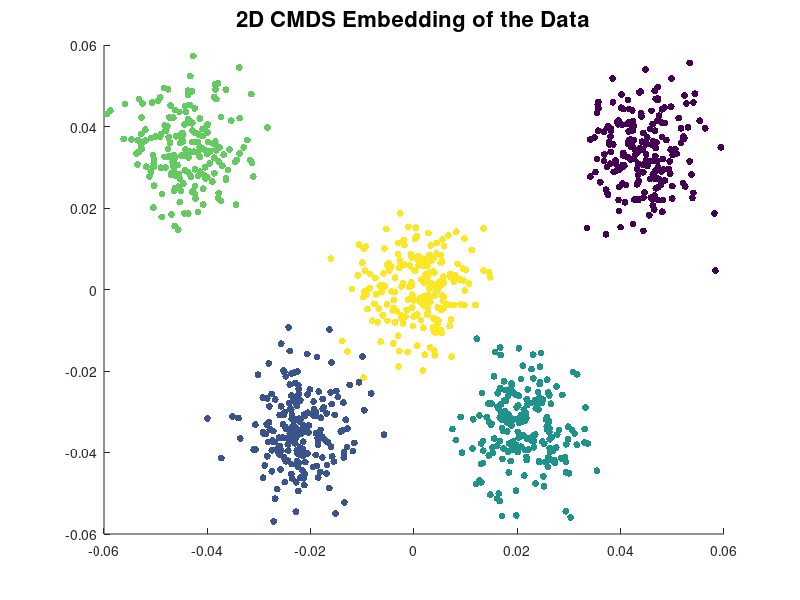

Source code (MATLAB):
% Record of parameters chosen and set-up
n = 200;
%d = 1000; %for paper example
d = 200; 
Means = [2 1; -1 -1; 1 -1; -2 1; 0 0];
k = size(Means,1);
N = k*n;
sigma = .25;
M = [Means zeros(k,d-2)]; %augment with zeros

X = [ones(n,1)*M(1,:)+sigma*randn(n,d); 
     ones(n,1)*M(2,:)+sigma*randn(n,d); 
     ones(n,1)*M(3,:)+sigma*randn(n,d);
     ones(n,1)*M(4,:)+sigma*randn(n,d);
     ones(n,1)*M(5,:)+sigma*randn(n,d)];

GT = [ones(1,n) 2*ones(1,n) 3*ones(1,n) 4*ones(1,n) 5*ones(1,n)];

centeredX = X - ones(N,1)*mean(X);
[V, D] = eig(centeredX*centeredX');
[D, I] = sort(diag(D), 'descend');
 V = V(:,I);
 % % SL clustering on MDS embedding:
 %Z = linkage(V(:,1:r)*sqrt(diag(D(1:r))),'single');
 %clustering = cluster(Z,'Maxclust',k);
 
 %% Estimate r:

ExpRatio = D(1:end-1)./D(2:end);
ratio_r_est = find(max(ExpRatio(1:100))==ExpRatio)
ExpDiff = D(1:end-1)-D(2:end);
maxgap_r_est = find(max(ExpDiff(1:100))==ExpDiff)
 
 %% Cluster using ratio
 
 r=200;
 %r=ratio_r_est;
 MDS_clustering = kmeans(V(:,1:r)*sqrt(diag(D(1:r))),k,'replicates',10);
 M = confusionmat(GT, MDS_clustering);
 ClusterCounts = M(any(M,2),any(M,1));
 % Note: each row of ClusterCounts is a cancer, each column is a k-means
 % cluster
 
 ClassAccuracies_ratio = max(ClusterCounts,[],2)./sum(ClusterCounts,2)
 OverallAccuracy_ratio = sum(max(ClusterCounts,[],2))/sum(sum(ClusterCounts,2))
 
  %% Cluster using max gap
 
 r=maxgap_r_est;
 MDS_clustering = kmeans(V(:,1:r)*sqrt(diag(D(1:r))),k,'replicates',10);
 M = confusionmat(GT, MDS_clustering);
 ClusterCounts = M(any(M,2),any(M,1));
 % Note: each row of ClusterCounts is a cancer, each column is a k-means
 % cluster
 
 ClassAccuracies_maxgap = max(ClusterCounts,[],2)./sum(ClusterCounts,2)
 OverallAccuracy_maxgap = sum(max(ClusterCounts,[],2))/sum(sum(ClusterCounts,2))


%%
figure
scatter(V(:,1),V(:,2),25,GT,'filled')
title('2D CMDS Embedding of the Data','fontsize',16)

% %% Compute Spectral Embedding of the data:
% Dis = zeros(N,N);
% for i=1:N
%     for j=1:N
%         Dis(i,j) = norm(X(i,:)-X(j,:));
%     end
% end
% 
% b=prctile(Dis(:),5);
% W = exp(-Dis.^2/b^2);
% 
% Deg = diag(sum(W,1));
% 
% SymLap = eye(N) - (Deg^(-.5))*W*(Deg^(-.5));
% 
% [V2, D2] = eig(SymLap);
% [D2, I2] = sort(diag(D2), 'ascend');
%  V2 = V2(:,I2);
%  
%  figure
% %scatter(V2(:,1),V2(:,2),25,GT,'filled')
% scatter(V2(:,2),V2(:,3),25,GT,'filled')
% title('Spectral Clustering Embedding','fontsize',16)

% %% Hierarchical Clustering directly on distances
% 
%  %% Compare with SLC
%  %Z = linkage(squareform(Dis),'single');
%  %Z = linkage(X,'single');
%  %Z = linkage(X,'average');
%  %Z = linkage(X,'centroid');
%  %Z = linkage(X,'median');
%  %Z = linkage(X,'weighted');
%  %Z = linkage(X,'complete');
%  Z = linkage(X,'ward');
%  %Z = linkage(squareform(Dis),'average');
%  SL_clustering = cluster(Z,'MaxClust',k);
%  
%  M2 = confusionmat(GT, SL_clustering);
%  ClusterCounts2 = M2(any(M2,2),any(M2,1))
%  % Note: each row of ClusterCounts is a cancer, each column is a k-means
%  % cluster
%  
%  ClassAccuracies2 = max(ClusterCounts2,[],2)./sum(ClusterCounts2,2)
%  OverallAccuracy2 = sum(max(ClusterCounts2,[],2))/sum(sum(ClusterCounts2,2))
%  
%  figure
%  scatter(X(:,1),X(:,2),25,SL_clustering,'filled')
% title('Hierarchical Clustering Results','fontsize',16)
% % 
% %  figure
% %  %dendrogram(Z,'Labels',GT)
% % %  [H,T] = dendrogram(Z,'colorthreshold',29.14);
% 
% %% For fun let's try PCA:
% 
% [V3, D3] = eig(centeredX'*centeredX);
% [D3, I3] = sort(diag(D3), 'descend');
%  V3 = V3(:,I3);
%  
%  pc1 = centeredX*V3(:,1);
%  pc2 = centeredX*V3(:,2);
%  
% figure
% scatter(pc1,pc2,25,GT,'filled')
% title('PCA Embedding of the Data','fontsize',16)



 
    